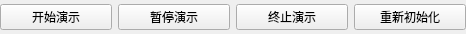
<?xml version="1.0" encoding="UTF-8"?>
<ui version="4.0">
 <class>BtnGroup</class>
 <widget class="QWidget" name="BtnGroup">
  <property name="geometry">
   <rect>
    <x>0</x>
    <y>0</y>
    <width>466</width>
    <height>34</height>
   </rect>
  </property>
  <property name="windowTitle">
   <string>Form</string>
  </property>
  <widget class="QWidget" name="btnGroup" native="true">
   <property name="geometry">
    <rect>
     <x>0</x>
     <y>0</y>
     <width>466</width>
     <height>34</height>
    </rect>
   </property>
   <property name="sizePolicy">
    <sizepolicy hsizetype="Fixed" vsizetype="Preferred">
     <horstretch>0</horstretch>
     <verstretch>0</verstretch>
    </sizepolicy>
   </property>
   <layout class="QHBoxLayout" name="horizontalLayout">
    <property name="leftMargin">
     <number>0</number>
    </property>
    <property name="topMargin">
     <number>0</number>
    </property>
    <property name="rightMargin">
     <number>0</number>
    </property>
    <property name="bottomMargin">
     <number>0</number>
    </property>
    <item>
     <widget class="QPushButton" name="start">
      <property name="text">
       <string>开始演示</string>
      </property>
     </widget>
    </item>
    <item>
     <widget class="QPushButton" name="pause">
      <property name="text">
       <string>暂停演示</string>
      </property>
     </widget>
    </item>
    <item>
     <widget class="QPushButton" name="terminate">
      <property name="text">
       <string>终止演示</string>
      </property>
     </widget>
    </item>
    <item>
     <widget class="QPushButton" name="reinitialize">
      <property name="text">
       <string>重新初始化</string>
      </property>
     </widget>
    </item>
   </layout>
  </widget>
 </widget>
 <resources/>
 <connections/>
</ui>
